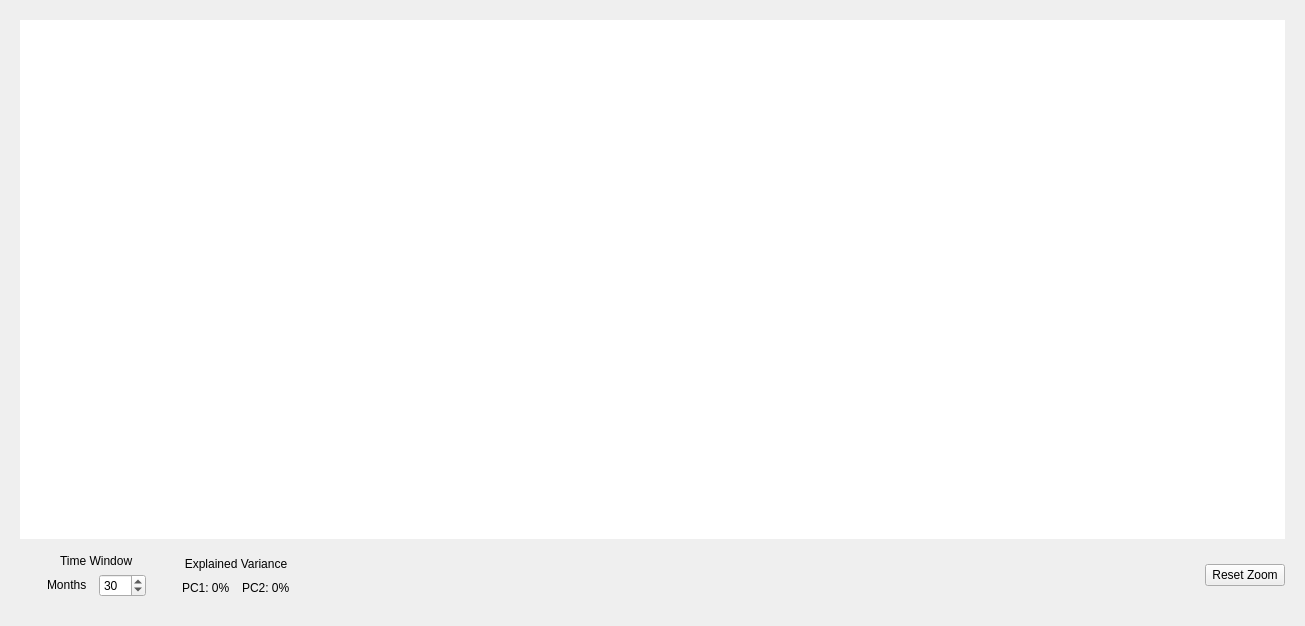
<?xml version="1.0" encoding="UTF-8"?>
<ui version="4.0">
 <class>PCA</class>
 <widget class="QWidget" name="PCA">
  <property name="geometry">
   <rect>
    <x>0</x>
    <y>0</y>
    <width>1305</width>
    <height>626</height>
   </rect>
  </property>
  <property name="sizePolicy">
   <sizepolicy hsizetype="MinimumExpanding" vsizetype="MinimumExpanding">
    <horstretch>0</horstretch>
    <verstretch>0</verstretch>
   </sizepolicy>
  </property>
  <property name="minimumSize">
   <size>
    <width>0</width>
    <height>0</height>
   </size>
  </property>
  <property name="maximumSize">
   <size>
    <width>16777215</width>
    <height>16777215</height>
   </size>
  </property>
  <property name="windowTitle">
   <string>Form</string>
  </property>
  <layout class="QGridLayout" name="gridLayout">
   <item row="0" column="0">
    <widget class="QFrame" name="frame_chart">
     <property name="sizePolicy">
      <sizepolicy hsizetype="MinimumExpanding" vsizetype="MinimumExpanding">
       <horstretch>0</horstretch>
       <verstretch>0</verstretch>
      </sizepolicy>
     </property>
     <property name="frameShape">
      <enum>QFrame::NoFrame</enum>
     </property>
     <property name="frameShadow">
      <enum>QFrame::Plain</enum>
     </property>
     <layout class="QGridLayout" name="gridLayout_2">
      <property name="horizontalSpacing">
       <number>18</number>
      </property>
      <item row="2" column="1">
       <widget class="QFrame" name="frame_time_window">
        <property name="sizePolicy">
         <sizepolicy hsizetype="Fixed" vsizetype="Minimum">
          <horstretch>0</horstretch>
          <verstretch>0</verstretch>
         </sizepolicy>
        </property>
        <property name="frameShape">
         <enum>QFrame::NoFrame</enum>
        </property>
        <property name="frameShadow">
         <enum>QFrame::Plain</enum>
        </property>
        <layout class="QGridLayout" name="gridLayout_6">
         <property name="horizontalSpacing">
          <number>12</number>
         </property>
         <item row="1" column="0">
          <widget class="QLabel" name="label_months">
           <property name="sizePolicy">
            <sizepolicy hsizetype="Fixed" vsizetype="Fixed">
             <horstretch>0</horstretch>
             <verstretch>0</verstretch>
            </sizepolicy>
           </property>
           <property name="text">
            <string>Months</string>
           </property>
          </widget>
         </item>
         <item row="0" column="0" colspan="2" alignment="Qt::AlignHCenter">
          <widget class="QLabel" name="label_4">
           <property name="sizePolicy">
            <sizepolicy hsizetype="Minimum" vsizetype="Fixed">
             <horstretch>0</horstretch>
             <verstretch>0</verstretch>
            </sizepolicy>
           </property>
           <property name="text">
            <string>Time Window</string>
           </property>
          </widget>
         </item>
         <item row="1" column="1">
          <widget class="QSpinBox" name="spinbox_months">
           <property name="minimum">
            <number>2</number>
           </property>
           <property name="maximum">
            <number>365</number>
           </property>
           <property name="value">
            <number>30</number>
           </property>
          </widget>
         </item>
        </layout>
       </widget>
      </item>
      <item row="0" column="0" colspan="7">
       <widget class="QChartView" name="chart_view">
        <property name="sizePolicy">
         <sizepolicy hsizetype="Expanding" vsizetype="MinimumExpanding">
          <horstretch>0</horstretch>
          <verstretch>0</verstretch>
         </sizepolicy>
        </property>
        <property name="minimumSize">
         <size>
          <width>640</width>
          <height>480</height>
         </size>
        </property>
        <property name="frameShape">
         <enum>QFrame::NoFrame</enum>
        </property>
        <property name="frameShadow">
         <enum>QFrame::Plain</enum>
        </property>
       </widget>
      </item>
      <item row="2" column="3">
       <spacer name="horizontalSpacer">
        <property name="orientation">
         <enum>Qt::Horizontal</enum>
        </property>
        <property name="sizeHint" stdset="0">
         <size>
          <width>40</width>
          <height>20</height>
         </size>
        </property>
       </spacer>
      </item>
      <item row="2" column="6" alignment="Qt::AlignVCenter">
       <widget class="QPushButton" name="button_reset_zoom">
        <property name="sizePolicy">
         <sizepolicy hsizetype="Fixed" vsizetype="Fixed">
          <horstretch>0</horstretch>
          <verstretch>0</verstretch>
         </sizepolicy>
        </property>
        <property name="minimumSize">
         <size>
          <width>0</width>
          <height>0</height>
         </size>
        </property>
        <property name="maximumSize">
         <size>
          <width>16777215</width>
          <height>16777215</height>
         </size>
        </property>
        <property name="text">
         <string>Reset Zoom</string>
        </property>
       </widget>
      </item>
      <item row="2" column="2">
       <widget class="QFrame" name="frame_explained_variance">
        <property name="sizePolicy">
         <sizepolicy hsizetype="Fixed" vsizetype="Minimum">
          <horstretch>0</horstretch>
          <verstretch>0</verstretch>
         </sizepolicy>
        </property>
        <property name="frameShape">
         <enum>QFrame::NoFrame</enum>
        </property>
        <property name="frameShadow">
         <enum>QFrame::Plain</enum>
        </property>
        <layout class="QGridLayout" name="gridLayout_3">
         <property name="horizontalSpacing">
          <number>12</number>
         </property>
         <item row="1" column="0">
          <widget class="QLabel" name="label_pc1">
           <property name="text">
            <string>PC1: 0%</string>
           </property>
          </widget>
         </item>
         <item row="1" column="1">
          <widget class="QLabel" name="label_pc2">
           <property name="text">
            <string>PC2: 0%</string>
           </property>
          </widget>
         </item>
         <item row="0" column="0" colspan="2">
          <widget class="QLabel" name="label">
           <property name="text">
            <string>Explained Variance</string>
           </property>
           <property name="alignment">
            <set>Qt::AlignCenter</set>
           </property>
          </widget>
         </item>
        </layout>
       </widget>
      </item>
     </layout>
    </widget>
   </item>
  </layout>
 </widget>
 <customwidgets>
  <customwidget>
   <class>QChartView</class>
   <extends>QGraphicsView</extends>
   <header>QtCharts</header>
  </customwidget>
 </customwidgets>
 <resources/>
 <connections/>
</ui>
